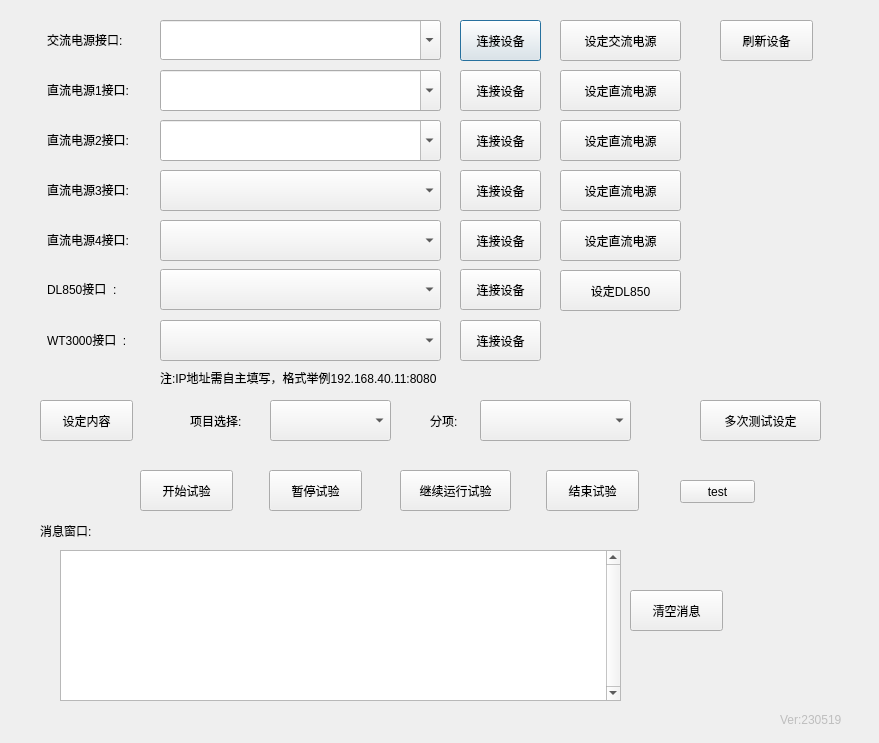
<?xml version="1.0" encoding="UTF-8"?>
<ui version="4.0">
 <class>Dialog</class>
 <widget class="QDialog" name="Dialog">
  <property name="enabled">
   <bool>true</bool>
  </property>
  <property name="geometry">
   <rect>
    <x>0</x>
    <y>0</y>
    <width>879</width>
    <height>743</height>
   </rect>
  </property>
  <property name="windowTitle">
   <string>光伏自动化测试软件</string>
  </property>
  <property name="windowIcon">
   <iconset>
    <normaloff>logo.jpg</normaloff>logo.jpg</iconset>
  </property>
  <widget class="QComboBox" name="comboBox_AC">
   <property name="geometry">
    <rect>
     <x>160</x>
     <y>20</y>
     <width>281</width>
     <height>40</height>
    </rect>
   </property>
   <property name="editable">
    <bool>true</bool>
   </property>
  </widget>
  <widget class="QPushButton" name="pushButton_ConnectEQUAC">
   <property name="geometry">
    <rect>
     <x>460</x>
     <y>20</y>
     <width>81</width>
     <height>41</height>
    </rect>
   </property>
   <property name="text">
    <string>连接设备</string>
   </property>
  </widget>
  <widget class="QLabel" name="label">
   <property name="geometry">
    <rect>
     <x>47</x>
     <y>30</y>
     <width>111</width>
     <height>20</height>
    </rect>
   </property>
   <property name="text">
    <string>交流电源接口:</string>
   </property>
  </widget>
  <widget class="QLabel" name="label_2">
   <property name="geometry">
    <rect>
     <x>40</x>
     <y>520</y>
     <width>72</width>
     <height>21</height>
    </rect>
   </property>
   <property name="text">
    <string>消息窗口:</string>
   </property>
  </widget>
  <widget class="QTextEdit" name="textEdit_ReturnMessage">
   <property name="geometry">
    <rect>
     <x>60</x>
     <y>550</y>
     <width>561</width>
     <height>151</height>
    </rect>
   </property>
   <property name="verticalScrollBarPolicy">
    <enum>Qt::ScrollBarAlwaysOn</enum>
   </property>
  </widget>
  <widget class="QPushButton" name="pushButton_ReConnectEQU">
   <property name="geometry">
    <rect>
     <x>720</x>
     <y>20</y>
     <width>93</width>
     <height>41</height>
    </rect>
   </property>
   <property name="text">
    <string>刷新设备</string>
   </property>
  </widget>
  <widget class="QPushButton" name="pushButton_ClearMessage">
   <property name="geometry">
    <rect>
     <x>630</x>
     <y>590</y>
     <width>93</width>
     <height>41</height>
    </rect>
   </property>
   <property name="text">
    <string>清空消息</string>
   </property>
  </widget>
  <widget class="QLabel" name="label_5">
   <property name="geometry">
    <rect>
     <x>47</x>
     <y>80</y>
     <width>111</width>
     <height>20</height>
    </rect>
   </property>
   <property name="text">
    <string>直流电源1接口:</string>
   </property>
  </widget>
  <widget class="QPushButton" name="pushButton_ConnectEQUDC1">
   <property name="geometry">
    <rect>
     <x>460</x>
     <y>70</y>
     <width>81</width>
     <height>41</height>
    </rect>
   </property>
   <property name="text">
    <string>连接设备</string>
   </property>
  </widget>
  <widget class="QComboBox" name="comboBox_DC1">
   <property name="geometry">
    <rect>
     <x>160</x>
     <y>70</y>
     <width>281</width>
     <height>41</height>
    </rect>
   </property>
   <property name="editable">
    <bool>true</bool>
   </property>
  </widget>
  <widget class="QLabel" name="label_6">
   <property name="geometry">
    <rect>
     <x>47</x>
     <y>279</y>
     <width>101</width>
     <height>20</height>
    </rect>
   </property>
   <property name="text">
    <string>DL850接口  :</string>
   </property>
  </widget>
  <widget class="QComboBox" name="comboBox_DL850">
   <property name="geometry">
    <rect>
     <x>160</x>
     <y>269</y>
     <width>281</width>
     <height>41</height>
    </rect>
   </property>
  </widget>
  <widget class="QPushButton" name="pushButton_ConnectEQUDL850">
   <property name="geometry">
    <rect>
     <x>460</x>
     <y>269</y>
     <width>81</width>
     <height>41</height>
    </rect>
   </property>
   <property name="text">
    <string>连接设备</string>
   </property>
  </widget>
  <widget class="QLabel" name="label_7">
   <property name="geometry">
    <rect>
     <x>47</x>
     <y>130</y>
     <width>111</width>
     <height>20</height>
    </rect>
   </property>
   <property name="text">
    <string>直流电源2接口:</string>
   </property>
  </widget>
  <widget class="QPushButton" name="pushButton_ConnectEQUDC2">
   <property name="geometry">
    <rect>
     <x>460</x>
     <y>120</y>
     <width>81</width>
     <height>41</height>
    </rect>
   </property>
   <property name="text">
    <string>连接设备</string>
   </property>
  </widget>
  <widget class="QComboBox" name="comboBox_DC2">
   <property name="geometry">
    <rect>
     <x>160</x>
     <y>120</y>
     <width>281</width>
     <height>41</height>
    </rect>
   </property>
   <property name="editable">
    <bool>true</bool>
   </property>
  </widget>
  <widget class="QLabel" name="label_8">
   <property name="geometry">
    <rect>
     <x>190</x>
     <y>410</y>
     <width>72</width>
     <height>21</height>
    </rect>
   </property>
   <property name="text">
    <string>项目选择:</string>
   </property>
  </widget>
  <widget class="QComboBox" name="comboBox_P">
   <property name="geometry">
    <rect>
     <x>270</x>
     <y>400</y>
     <width>121</width>
     <height>41</height>
    </rect>
   </property>
  </widget>
  <widget class="QComboBox" name="comboBox_PS">
   <property name="geometry">
    <rect>
     <x>480</x>
     <y>400</y>
     <width>151</width>
     <height>41</height>
    </rect>
   </property>
  </widget>
  <widget class="QLabel" name="label_9">
   <property name="geometry">
    <rect>
     <x>430</x>
     <y>410</y>
     <width>41</width>
     <height>21</height>
    </rect>
   </property>
   <property name="text">
    <string>分项:</string>
   </property>
  </widget>
  <widget class="QPushButton" name="pushButton_ShowSettingDetail">
   <property name="geometry">
    <rect>
     <x>40</x>
     <y>400</y>
     <width>93</width>
     <height>41</height>
    </rect>
   </property>
   <property name="text">
    <string>设定内容</string>
   </property>
  </widget>
  <widget class="QPushButton" name="pushButton_StartTest">
   <property name="geometry">
    <rect>
     <x>140</x>
     <y>470</y>
     <width>93</width>
     <height>41</height>
    </rect>
   </property>
   <property name="text">
    <string>开始试验</string>
   </property>
  </widget>
  <widget class="QPushButton" name="pushButton_StopTest">
   <property name="geometry">
    <rect>
     <x>269</x>
     <y>470</y>
     <width>93</width>
     <height>41</height>
    </rect>
   </property>
   <property name="text">
    <string>暂停试验</string>
   </property>
  </widget>
  <widget class="QPushButton" name="pushButton_EndTest">
   <property name="geometry">
    <rect>
     <x>546</x>
     <y>470</y>
     <width>93</width>
     <height>41</height>
    </rect>
   </property>
   <property name="text">
    <string>结束试验</string>
   </property>
  </widget>
  <widget class="QPushButton" name="pushButton_ConTest">
   <property name="geometry">
    <rect>
     <x>400</x>
     <y>470</y>
     <width>111</width>
     <height>41</height>
    </rect>
   </property>
   <property name="text">
    <string>继续运行试验</string>
   </property>
  </widget>
  <widget class="QComboBox" name="comboBox_WT3000">
   <property name="geometry">
    <rect>
     <x>160</x>
     <y>320</y>
     <width>281</width>
     <height>41</height>
    </rect>
   </property>
  </widget>
  <widget class="QLabel" name="label_10">
   <property name="geometry">
    <rect>
     <x>47</x>
     <y>330</y>
     <width>101</width>
     <height>20</height>
    </rect>
   </property>
   <property name="text">
    <string>WT3000接口  :</string>
   </property>
  </widget>
  <widget class="QPushButton" name="pushButton_ConnectEQUWT3000">
   <property name="geometry">
    <rect>
     <x>460</x>
     <y>320</y>
     <width>81</width>
     <height>41</height>
    </rect>
   </property>
   <property name="text">
    <string>连接设备</string>
   </property>
  </widget>
  <widget class="QPushButton" name="pushButton_SetDC1Options">
   <property name="geometry">
    <rect>
     <x>560</x>
     <y>70</y>
     <width>121</width>
     <height>41</height>
    </rect>
   </property>
   <property name="text">
    <string>设定直流电源</string>
   </property>
  </widget>
  <widget class="QPushButton" name="pushButton_SetDC2Options">
   <property name="geometry">
    <rect>
     <x>560</x>
     <y>120</y>
     <width>121</width>
     <height>41</height>
    </rect>
   </property>
   <property name="text">
    <string>设定直流电源</string>
   </property>
  </widget>
  <widget class="QPushButton" name="pushButton_SetACOptions">
   <property name="geometry">
    <rect>
     <x>560</x>
     <y>20</y>
     <width>121</width>
     <height>41</height>
    </rect>
   </property>
   <property name="text">
    <string>设定交流电源</string>
   </property>
  </widget>
  <widget class="QPushButton" name="pushButton_SetDC3Options">
   <property name="geometry">
    <rect>
     <x>560</x>
     <y>170</y>
     <width>121</width>
     <height>41</height>
    </rect>
   </property>
   <property name="text">
    <string>设定直流电源</string>
   </property>
  </widget>
  <widget class="QPushButton" name="pushButton_ConnectEQUDC3">
   <property name="geometry">
    <rect>
     <x>460</x>
     <y>170</y>
     <width>81</width>
     <height>41</height>
    </rect>
   </property>
   <property name="text">
    <string>连接设备</string>
   </property>
  </widget>
  <widget class="QComboBox" name="comboBox_DC3">
   <property name="geometry">
    <rect>
     <x>160</x>
     <y>170</y>
     <width>281</width>
     <height>41</height>
    </rect>
   </property>
   <property name="editable">
    <bool>false</bool>
   </property>
  </widget>
  <widget class="QLabel" name="label_11">
   <property name="geometry">
    <rect>
     <x>47</x>
     <y>180</y>
     <width>111</width>
     <height>20</height>
    </rect>
   </property>
   <property name="text">
    <string>直流电源3接口:</string>
   </property>
  </widget>
  <widget class="QPushButton" name="pushButton_ShowMultiSettingDetail">
   <property name="geometry">
    <rect>
     <x>700</x>
     <y>400</y>
     <width>121</width>
     <height>41</height>
    </rect>
   </property>
   <property name="text">
    <string>多次测试设定</string>
   </property>
  </widget>
  <widget class="QPushButton" name="pushButton_SetDL850Options">
   <property name="geometry">
    <rect>
     <x>560</x>
     <y>270</y>
     <width>121</width>
     <height>41</height>
    </rect>
   </property>
   <property name="text">
    <string>设定DL850</string>
   </property>
  </widget>
  <widget class="QLabel" name="label_12">
   <property name="geometry">
    <rect>
     <x>47</x>
     <y>230</y>
     <width>111</width>
     <height>20</height>
    </rect>
   </property>
   <property name="text">
    <string>直流电源4接口:</string>
   </property>
  </widget>
  <widget class="QPushButton" name="pushButton_SetDC4Options">
   <property name="geometry">
    <rect>
     <x>560</x>
     <y>220</y>
     <width>121</width>
     <height>41</height>
    </rect>
   </property>
   <property name="text">
    <string>设定直流电源</string>
   </property>
  </widget>
  <widget class="QPushButton" name="pushButton_ConnectEQUDC4">
   <property name="geometry">
    <rect>
     <x>460</x>
     <y>220</y>
     <width>81</width>
     <height>41</height>
    </rect>
   </property>
   <property name="text">
    <string>连接设备</string>
   </property>
  </widget>
  <widget class="QComboBox" name="comboBox_DC4">
   <property name="geometry">
    <rect>
     <x>160</x>
     <y>220</y>
     <width>281</width>
     <height>41</height>
    </rect>
   </property>
   <property name="editable">
    <bool>false</bool>
   </property>
  </widget>
  <widget class="QLabel" name="label_3">
   <property name="enabled">
    <bool>false</bool>
   </property>
   <property name="geometry">
    <rect>
     <x>780</x>
     <y>710</y>
     <width>90</width>
     <height>20</height>
    </rect>
   </property>
   <property name="font">
    <font>
     <pointsize>9</pointsize>
    </font>
   </property>
   <property name="text">
    <string>Ver:230519</string>
   </property>
  </widget>
  <widget class="QPushButton" name="btn_test">
   <property name="geometry">
    <rect>
     <x>680</x>
     <y>480</y>
     <width>75</width>
     <height>23</height>
    </rect>
   </property>
   <property name="text">
    <string>test</string>
   </property>
  </widget>
  <widget class="QLabel" name="label_4">
   <property name="geometry">
    <rect>
     <x>160</x>
     <y>370</y>
     <width>291</width>
     <height>16</height>
    </rect>
   </property>
   <property name="text">
    <string>注:IP地址需自主填写，格式举例192.168.40.11:8080</string>
   </property>
  </widget>
 </widget>
 <resources/>
 <connections/>
</ui>
